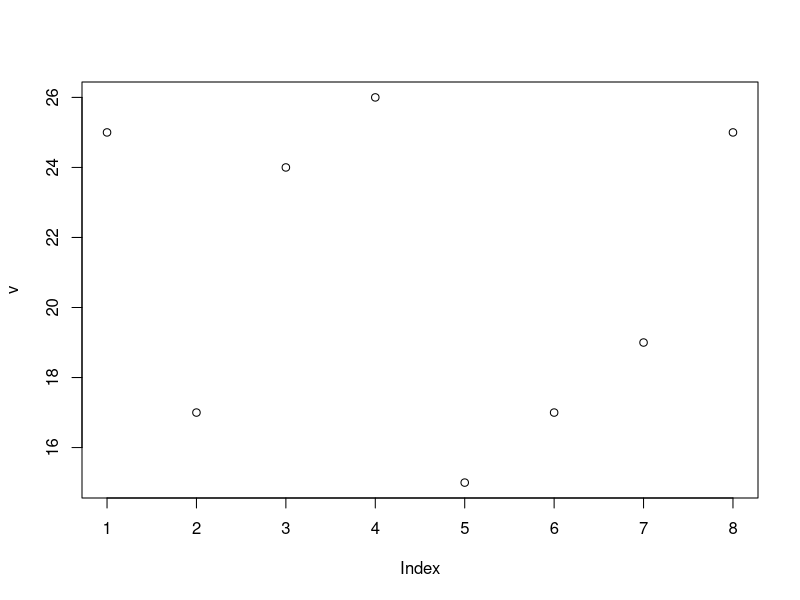
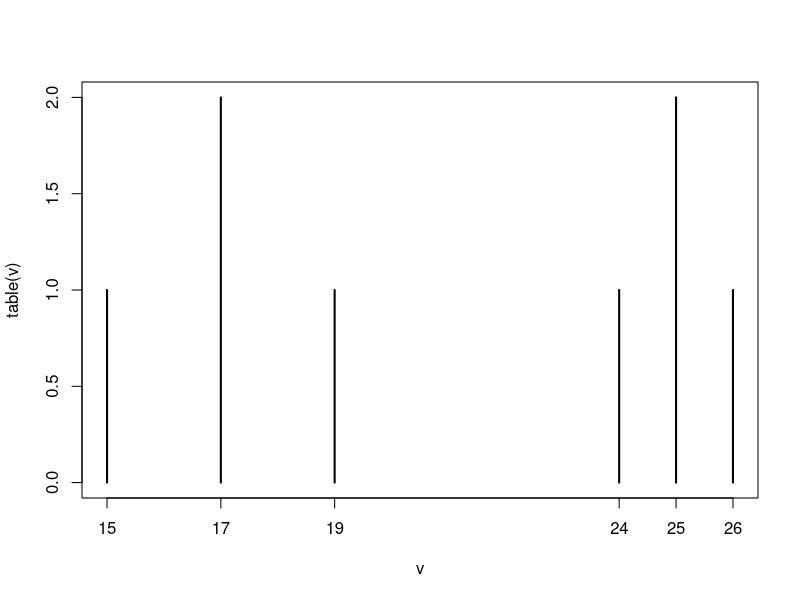
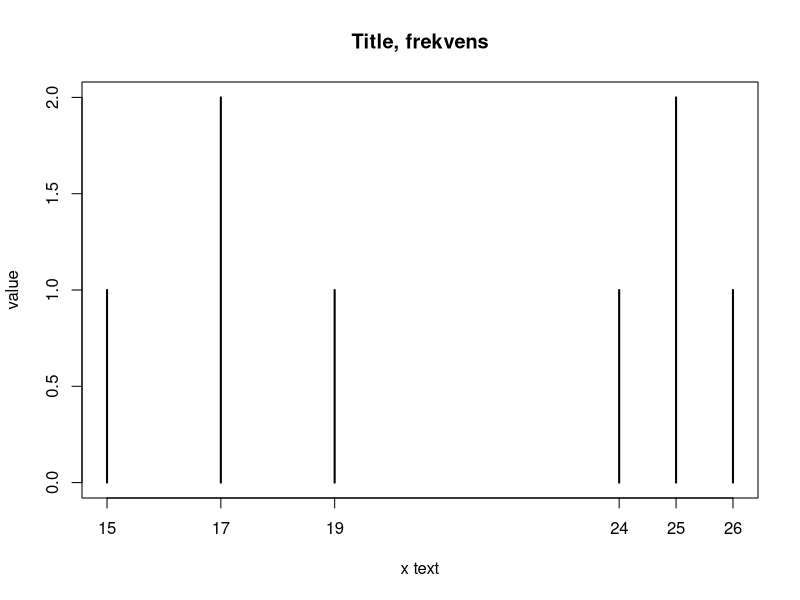

Source code (R) for these figures, in order:



# 3)
# a)
a <- 75
class(a)

# b) 
rep(a, 3)

# c)
v <- c(25,17,24,26,15,17,19,25)

# 4 d) Use the plot function
plot(v)
plot(table(v))

plot(
    table(v),
    type = "h",
    main = "Title, frekvens",
    xlab = "x text",
    ylab = "value"
)

# export the plot as a script
dev.copy(pdf, "plot/plot_seimar1.pdf")
dev.off()

